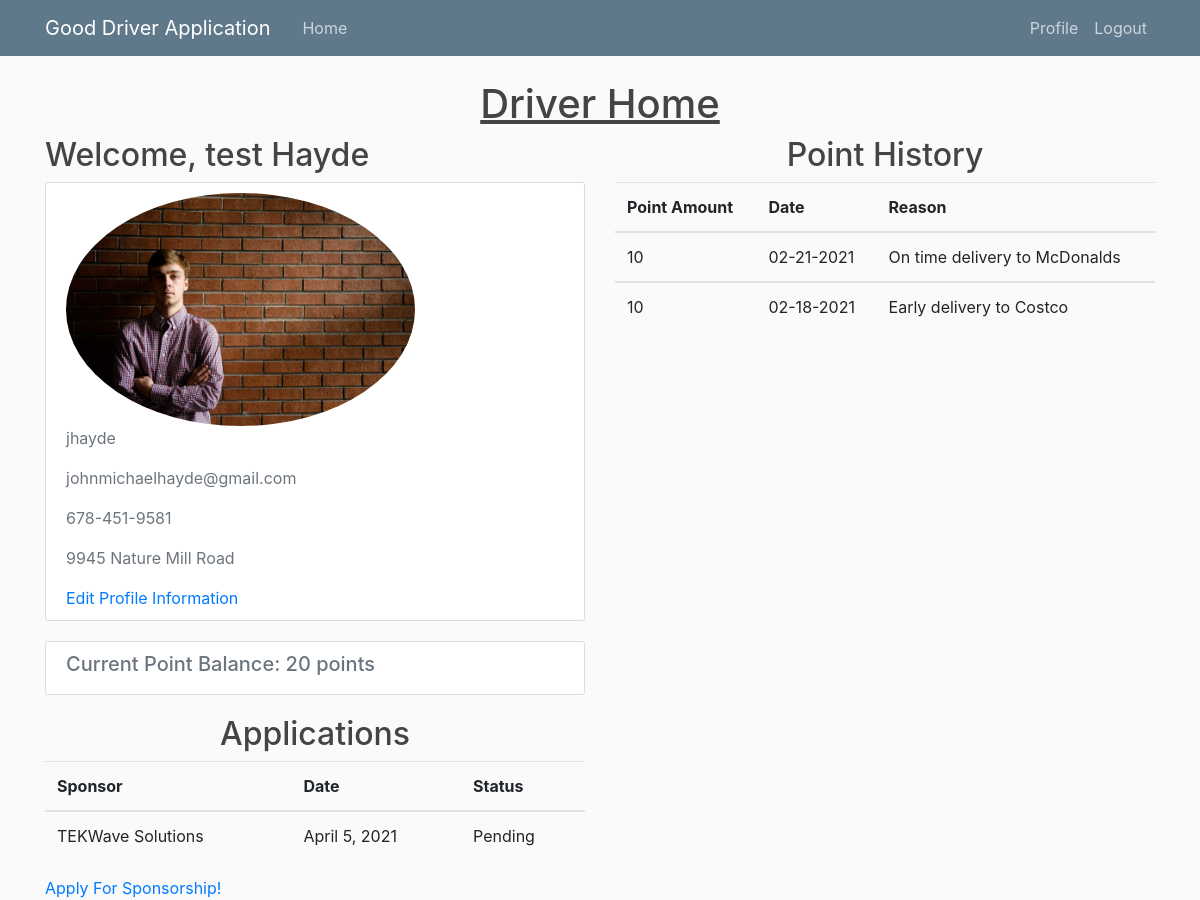
/driver_home/ (signed in), run on the app's committed database.
### users/models.py (models this page shows)
class Driver(models.Model):
	username = models.CharField(max_length=30)
	password = models.CharField(max_length=30)
	first_name = models.CharField(max_length=20)
	last_name = models.CharField(max_length=30)
	phone_num = models.CharField(max_length=15)
	email = models.CharField(max_length=30)
	address = models.CharField(max_length=50)
	points = models.IntegerField(default=0)
	point_change_temp = models.IntegerField(default=0)
	sponsor = models.CharField(max_length=50, default = "")
	profile_photo = ResizedImageField(quality=50, default='default.jpg', upload_to='profile_photos')

class PointHist(models.Model):
	username = models.CharField(max_length=30)
	sponsor_username = models.CharField(max_length=30)
	date = models.CharField(max_length=30)
	points = models.IntegerField(default=0)
	reason = models.CharField(max_length=300)

class Application(models.Model):
	driver = models.CharField(max_length=30)
	sponsor = models.CharField(max_length=30)
	sponsor_company = models.CharField(max_length=30, default="")
	date = models.DateField(auto_now_add=True)
	status = models.CharField(max_length=10)

### portal/views.py (the view)
# urls.py: path('driver_home/', views.driver_home, name='driver-home'),
def driver_home(request):
	user = request.user
	driver = Driver.objects.get(username=user.username)
	try:
		point_hist = PointHist.objects.filter(username=user.username)
	except PointHist.DoesNotExist:
		point_hist = None
	try:
		applications = Application.objects.filter(driver=user.username)
	except Application.DoesNotExist:
		applications = None
	data = {
	'points' : driver.points,
	'point_hist' : point_hist,
	'first_name' : driver.first_name,
	'last_name' : driver.last_name,
	'phone_num' : driver.phone_num,
	'address' : driver.address,
	'point_change_temp' : driver.point_change_temp,
	'profile_photo' : driver.profile_photo.url,
	'applications' : applications,
	'sponsor' : driver.sponsor
	}
	return render(request, 'portal/driver_home.html', data)

### portal/templates/portal/driver_home.html
{% extends "portal/base.html" %}
{% load static %}
{% block content %}
	<div class="row">
		<div class="col-md-12 d-flex justify-content-center">
			<h1 style="text-decoration: underline;">Driver Home</h1>
		</div>
	</div>
	<div class="row">
		<div class="col-md-6">
			<h2 class="account-heading">Welcome, {{ first_name }} {{ last_name }}</h2>
			<div class="content-section">
				<div class="media-body">
					<img class="rounded-circle account-img" width="70%" height="auto" src="{{ profile_photo }}">
					<p class="text-secondary">{{ user.username }}</p>
					<p class="text-secondary">{{ user.email }}</p>
					<p class="text-secondary">{{ phone_num }}</p>
					<p class="text-secondary">{{ address }}</p>
					<a href="{% url 'update-info' %}">Edit Profile Information</a>
				</div>
			</div>
			<div class="content-section">
				<div class="media-heading">
					<h5 class="text-secondary">Current Point Balance: {{ points }} points</h5>
				</div>
			</div>
		</div>
		<div class="col-md-6">
			<h2 class="media-heading d-flex justify-content-center">Point History</h2>
			{% if point_hist %}
				<table class="table">
					<tr>
						<th scope="col">Point Amount</th>
						<th scope="col">Date</th>
						<th scope="col">Reason</th>
					</tr>
					{% for item in point_hist reversed %}
						<tbody>
							<tr>
								<td>{{ item.points }}</td>
								<td>{{ item.date }}</td>
								<td>{{ item.reason }}</td>
							</tr>
						</tbody>
					{% endfor %}
				</table>
			{% else %}
				<p class="text-secondary">No Point History To Display</p>
			{% endif %}
		</div>
		<div class="col-md-6">
			<h2 class="media-heading d-flex justify-content-center">Applications</h2>
			{% if applications %}
				<table class="table">
					<tr>
						<th scope="col">Sponsor</th>
						<th scope="col">Date</th>
						<th scope="col">Status</th>
					</tr>
					{% for item in applications reversed %}
						<tbody>
							<tr>
								<td>{{ item.sponsor_company }}</td>
								<td>{{ item.date }}</td>
								<td>{{ item.status }}</td>
							</tr>
						</tbody>
					{% endfor %}
				</table>
			{% else %}
				<p class="text-secondary">No Applications To Display</p>
			{% endif %}
			<a href="{% url 'apply' %}">Apply For Sponsorship!</a>
		</div>
	</div>
{% endblock content%}

### portal/templates/portal/base.html (shortened to what this page needs)
{% load static %}
<!DOCTYPE html>
<html lang="en" dir="ltr">
	<head>
    <link rel="stylesheet" href="https://stackpath.bootstrapcdn.com/bootstrap/4.3.1/css/bootstrap.min.css">
		<link rel="stylesheet" type="text/css" href="{% static 'portal/main.css' %}">
	</head>
	<body>
		<header class="site-header">
      <nav class="navbar navbar-expand-md navbar-dark bg-steel fixed-top">
        <div class="container">
          <a class="navbar-brand mr-4" href="#">Good Driver Application</a>
          <div class="collapse navbar-collapse" id="navbarToggle">
            <div class="navbar-nav mr-auto">
              <a class="nav-item nav-link" href="{% url 'portal_home' %}">Home</a>
            </div>
            <div class="navbar-nav">
							{% if user.is_authenticated %}
								<a class="nav-item nav-link" href="{% url 'home' %}">Profile</a>
								<a class="nav-item nav-link" href="{% url 'logout' %}">Logout</a>
							{% else %}
							<a class="nav-item nav-link" href="{% url 'login' %}">Login</a>
							{% endif %}
            </div>
          </div>
        </div>
      </nav>
    </header>
		<div class="container">
			{% block content %}{% endblock %}
		</div>
	</body>
</html>

### portal/static/portal/main.css (style rules this page uses)
body { background: #fafafa; color: #333333; margin-top: 5rem; }
h1, h2, h3, h4, h5, h6 { color: #444444; }
.bg-steel { background-color: #5f788a; }
.site-header .navbar-nav .nav-link { color: #cbd5db; }
.content-section { background: #ffffff; padding: 10px 20px; border: 1px solid #dddddd; border-radius: 3px; margin-bottom: 20px; }

### data on the page
Driver: first_name "test", last_name "Hayde", phone_num "678-451-9581", address "9945 Nature Mill Road"
PointHist: points "10", date "02-21-2021", reason "On time delivery to McDonalds"
PointHist: points "10", date "02-18-2021", reason "Early delivery to Costco"
Application: sponsor_company "TEKWave Solutions", date "April 5, 2021", status "Pending"

### other printed values
{{ user.username }} "jhayde"
{{ user.email }} "johnmichaelhayde@gmail.com"
{{ points }} "20"
